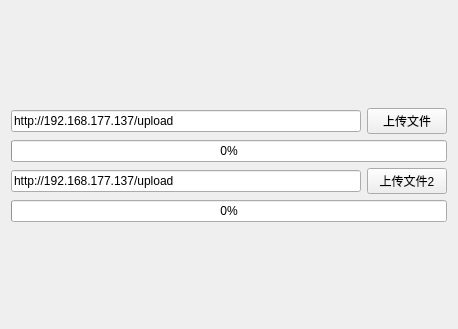
<?xml version="1.0" encoding="UTF-8"?>
<ui version="4.0">
 <class>Widget</class>
 <widget class="QWidget" name="Widget">
  <property name="geometry">
   <rect>
    <x>0</x>
    <y>0</y>
    <width>458</width>
    <height>329</height>
   </rect>
  </property>
  <property name="windowTitle">
   <string>Widget</string>
  </property>
  <layout class="QGridLayout" name="gridLayout">
   <item row="0" column="0">
    <spacer name="verticalSpacer_2">
     <property name="orientation">
      <enum>Qt::Vertical</enum>
     </property>
     <property name="sizeHint" stdset="0">
      <size>
       <width>20</width>
       <height>40</height>
      </size>
     </property>
    </spacer>
   </item>
   <item row="6" column="0">
    <spacer name="verticalSpacer">
     <property name="orientation">
      <enum>Qt::Vertical</enum>
     </property>
     <property name="sizeHint" stdset="0">
      <size>
       <width>20</width>
       <height>40</height>
      </size>
     </property>
    </spacer>
   </item>
   <item row="1" column="0">
    <widget class="QLineEdit" name="lineEdit">
     <property name="text">
      <string>http://192.168.177.137/upload</string>
     </property>
    </widget>
   </item>
   <item row="1" column="1">
    <widget class="QPushButton" name="pushButton">
     <property name="text">
      <string>上传文件</string>
     </property>
    </widget>
   </item>
   <item row="2" column="0" colspan="2">
    <widget class="QProgressBar" name="progressBar">
     <property name="value">
      <number>0</number>
     </property>
    </widget>
   </item>
   <item row="3" column="1">
    <widget class="QPushButton" name="pushButton_2">
     <property name="text">
      <string>上传文件2</string>
     </property>
    </widget>
   </item>
   <item row="3" column="0">
    <widget class="QLineEdit" name="lineEdit_2">
     <property name="text">
      <string>http://192.168.177.137/upload</string>
     </property>
    </widget>
   </item>
   <item row="5" column="0" colspan="2">
    <widget class="QProgressBar" name="progressBar_2">
     <property name="value">
      <number>0</number>
     </property>
    </widget>
   </item>
  </layout>
 </widget>
 <layoutdefault spacing="6" margin="11"/>
 <resources/>
 <connections/>
</ui>
